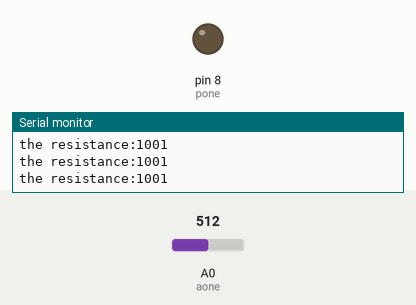
Bench run of a sketch on a simulated Arduino Uno, built with avr-gcc and run on an emulated ATmega328P. On the bench: output pins drawn as LEDs (lit = HIGH), the last lines printed to the serial monitor. Inputs (shaded band) come from the test bench; at power-on: A0 (aone) = 512.

Above: at 1.2 s.
1.3 s: A0 (aone) set to 493
At 2.3 s:
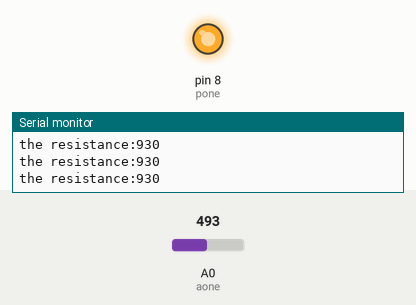
2.8 s: A0 (aone) set to 716
At 3.7 s:
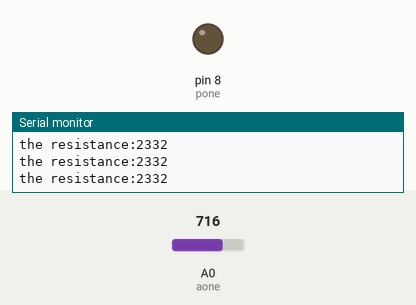
4.3 s: A0 (aone) set to 511
At 5.2 s:
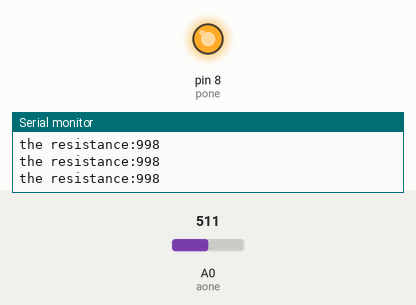
Timing chart, 0 to 7.3 s (numbered marks = the images above; inputs shaded):
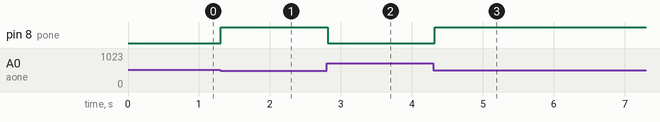

Measured:
- the behaviour switches between 512 and 511 on A0 (aone) (found by bisection; images 0 and 1)
- after the input at 1.3 s, pin 8 (pone): LOW → HIGH at once
- after the input at 2.8 s, pin 8 (pone): HIGH → LOW at once
- after the input at 4.3 s, pin 8 (pone): LOW → HIGH at once

The sketch:

code_file.ino
```cpp
#define aone A0
#define pone 8
float value=0.0;
float value2=0.0;
unsigned long res=0;


void setup() {
  // put your setup code here, to run once:
  Serial.begin(9600);
  pinMode(pone,OUTPUT);


}

void loop() {
  // put your main code here, to run repeatedly:
  value=analogRead(aone);
  value2=(value/1023)*5;
  res=(1000*value2)/(5-value2);
  Serial.print("the resistance:");
  Serial.println(res);
  if(res<1000){
    digitalWrite(pone,HIGH);

    }
  else if(res>1000){
    digitalWrite(pone,LOW);
    }
  delay(100);


}
```
